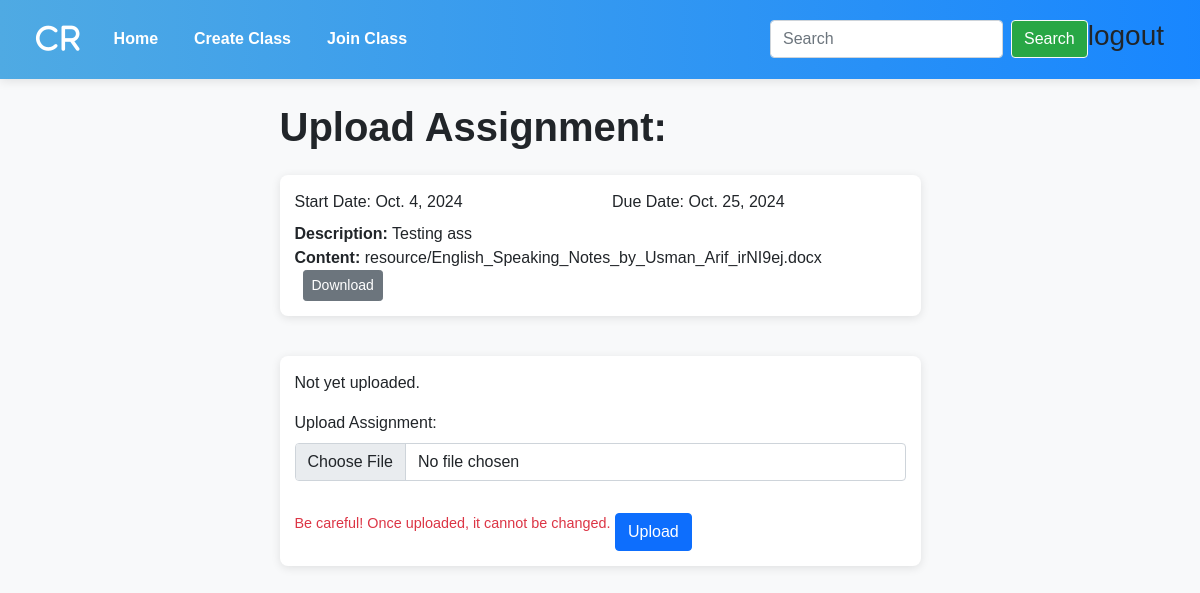
The app's page /stdassignment/1/2 with its own data.
### classroomapp/models.py (models this page shows, shortened)
class assignment(models.Model):
    name = models.ForeignKey(googleclass, on_delete=models.CASCADE, null=True, blank=True, related_name='std_assignment')
    content = models.FileField(upload_to='resource/', blank=True, null=True)
    message = models.CharField(max_length=1000, null=True, blank=True)
    start_date = models.DateField()
    due_date = models.DateField()

### classroomapp/views.py (the view, shortened to what this page needs)
# urls.py: path('stdassignment/<int:id>/<int:stdid>', std_upload_assignment, name='std_assignment'),
def std_upload_assignment(request, id, stdid):
    gglcls = googleclass.objects.filter(id=id).first()
    assin = gglcls.std_assignment.filter(id=stdid)
    assid = assignment.objects.filter(id = stdid).first()
    std = student.objects.filter(id = request.user.id).first()
    upldass = assid.upload_assignment.all()
    secur = uploadassignment.objects.filter(name__id = stdid)
    context = {
        'assin':assin,
        'gglcls':gglcls,
        'sbass' : upldass,
        'secur': secur,
    }
    return render(request, 'std_uploadass.html', context)

### classroomapp/templates/std_uploadass.html (shortened to what this page needs)
{% extends "basic.html" %}
{% block body %}
<div class="container my-4">
    <div class="row justify-content-center">
        <div class="col-7 overflow-hidden">
            <h1 class="mb-4 fw-bold">Upload Assignment:</h1>
            {% for assignment in assin %}
            <div class="assignment-card">
                <div class="row mb-2">
                    <div class="col-6">Start Date: {{ assignment.start_date }}</div>
                    <div class="col-6">Due Date: {{ assignment.due_date }}</div>
                </div>
                <div>
                    <strong>Description:</strong> {{ assignment.message }}
                </div>
                <div>
                    <strong>Content:</strong> {{ assignment.content }}
                    <a href="/media/{{ assignment.content }}" class="btn btn-secondary btn-sm ms-2">Download</a>
                </div>
            </div>
            {% endfor %}
        </div>
    </div>
    {% for i in secur %}
        {% if i.studentname.name.username == user.username %}
            <div class="row justify-content-center">
                <div class="col-7">
                    {{i.studentname.id}}
                    <div class="assignment-card">
                        <h3 class="fw-bold">Submitted Assignment:</h3>
                        <small class="text-capitalize">{{i.studentname.name.username}}</small>
                        <p>{{ i.content }}</p>
                        <small>Submission Date: {{ i.submission_date }}</small><br>
                        <a href="/media/{{ i.content }}" class="btn btn-primary mt-2">View</a>
                    </div>
                </div>
            </div>
        {% endif %}
    {% empty %}
        <div class="row justify-content-center">
            <div class="col-7">
                <div class="assignment-card">
                    <p>Not yet uploaded.</p>
                    <form action="" method="post" enctype="multipart/form-data">
                        <div class="mb-3">
                            <label for="submitass" class="form-label">Upload Assignment:</label>
                            <input type="file" name="submitass" class="form-control" id="submitass" required>
                        </div>
                        <span class="text-danger warning-text">Be careful! Once uploaded, it cannot be changed.</span>
                        <button type="submit" class="btn btn-primary mt-3">Upload</button>
                    </form>
                </div>
            </div>
        </div>
    {% endfor %}
</div>
{% endblock body %}

### classroomapp/templates/basic.html (style rules this page uses)
body { background-color: #f8f9fa; font-family: Arial, sans-serif; }

### classroomapp/templates/std_uploadass.html (style rules this page uses)
body { background-color: #f8f9fa; }
.assignment-card { background-color: white; border-radius: 8px; padding: 15px; margin: 20px 0; box-shadow: 0 2px 10px rgba(0, 0, 0, 0.1); }
.warning-text { margin-top: 10px; font-size: 0.9rem; }

### records on screen
assignment: start_date "Oct. 4, 2024", due_date "Oct. 25, 2024", message "Testing ass", content "resource/English_Speaking_Notes_by_Usman_Arif_irNI9ej.docx"
